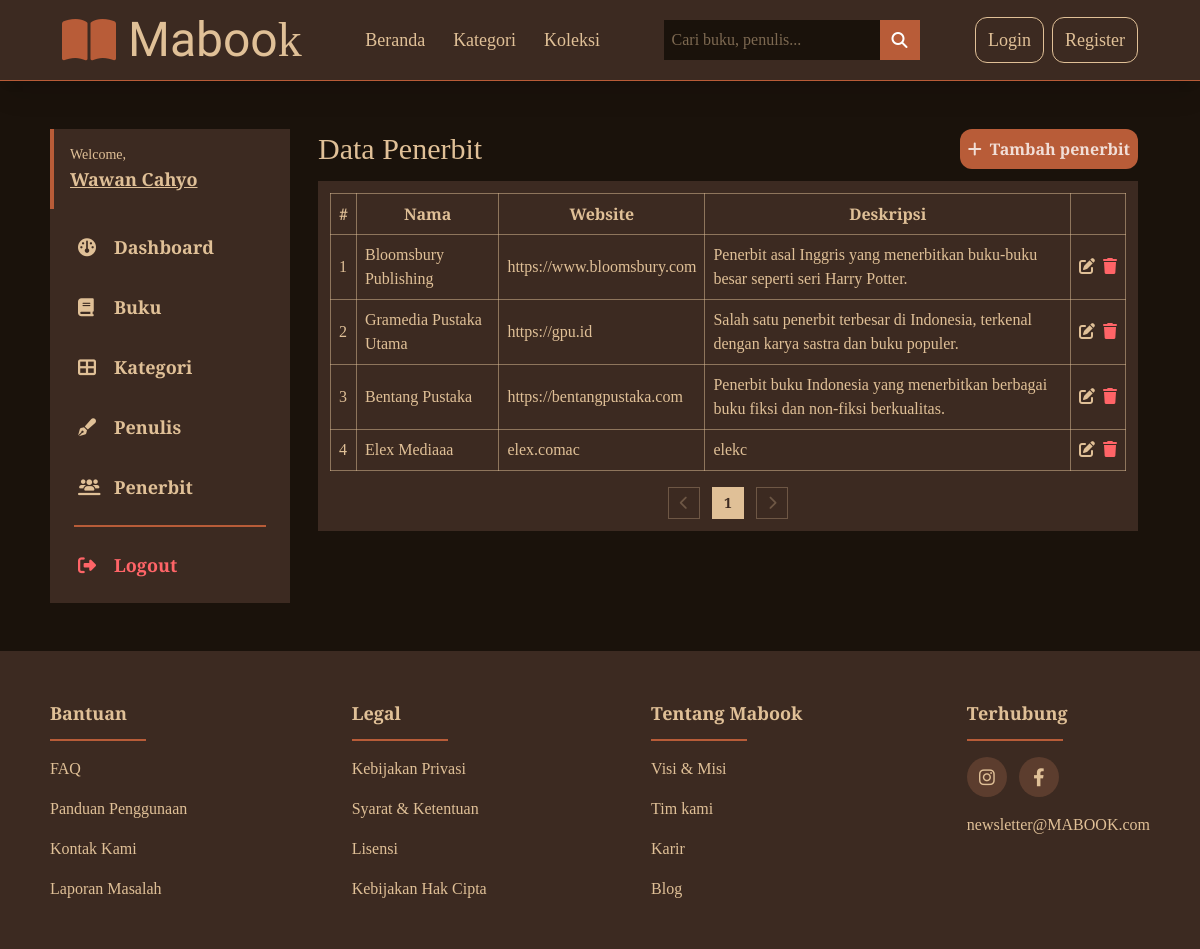
Page /admin/publishers.php on the committed database.
### tables this page shows
CREATE TABLE `publishers` (
  `id` bigint UNSIGNED NOT NULL,
  `name` varchar(255) NOT NULL,
  `website` varchar(255) NOT NULL,
  `description` mediumtext NOT NULL,
  `created_at` datetime NOT NULL
);

### functions/publishers.php (called while the page is built, shortened)
<?php
require_once __DIR__ . '/../config/db.php';
function listPublishers($filters, $pagination)
{
    global $conn;
    $whereQuery = "";
    $params = [];
    $types = [];
    $limit = $pagination['limit'] ?? 10;
    $page = $pagination['page'] ?? 1;
    $offset = ($page - 1) * $limit;
    $sql = "SELECT * FROM publishers $whereQuery ORDER BY created_at DESC LIMIT ? OFFSET ?";
    $stmt = $conn->prepare($sql);
    $allParams = array_merge($params, [$limit, $offset]);
    $typeString = implode("", $types) . 'ii';
    $stmt->bind_param($typeString, ...$allParams);
    $stmt->execute();
    return $stmt->get_result()->fetch_all(MYSQLI_ASSOC);
}
function countPublishers($filters)
{
    global $conn;
    $whereQuery = "";
    $stmt = $conn->prepare("SELECT COUNT(*) AS total FROM publishers $whereQuery");
    $stmt->execute();
    $data = $stmt->get_result()->fetch_assoc();
    return $data['total'] ?? 0;
}

### admin/publishers.php (the view, shortened to what this page needs)
<?php require_once(__DIR__ . '/../functions/publishers.php') ?>
<?php
$filters = [];
$page = $_GET['page'] ?? 1;
$limit = $_GET['limit'] ?? 10;
$publishers = listPublishers($filters, ['page' => $page, 'limit' => $limit]);
$countPublishers = countPublishers($filters);
$totalPage = ceil($countPublishers / $limit);
?>
<!DOCTYPE html>
<html lang="en">
<head>
    <link rel="stylesheet" href="https://cdnjs.cloudflare.com/ajax/libs/font-awesome/6.4.0/css/all.min.css">
    <link rel="stylesheet" href="/mabook/src/output.css">
</head>
<body class="bg-[url('https://www.transparenttextures.com/patterns/black-paper.png')] bg-[#1A120B]">
    <?php require_once(__DIR__ . '/../include/header.php') ?>
    <div class="w-11/12 max-w-[1200px] mx-auto mt-12 flex items-start gap-4 relative">
        <?php require_once(__DIR__ . '/../include/admin-sidebar.php') ?>
        <div class="w-full px-3">
            <div>
                <div class="font-crimson text-mabook-light flex justify-between items-center">
                    <div class="text-3xl">Data Penerbit</div>
                    <a href="publisher-create.php" class="bg-mabook-midtone text-white/80 p-2 rounded-xl duration-200 hover:-translate-y-0.5 active:translate-y-1">
                        <div class="flex gap-2 items-center font-semibold">
                            <i class="fas fa-plus"></i>
                            Tambah penerbit
                        </div>
                    </a>
                </div>
                <div class="bg-mabook-primary w-full p-3 mt-3">
                    <table class="border-collapse border border-mabook-light/40 table-auto w-full font-crimson text-mabook-light">
                        <thead>
                            <tr>
                                <th class="p-2 border border-mabook-light/50">#</th>
                                <th class="p-2 border border-mabook-light/50">Nama</th>
                                <th class="p-2 border border-mabook-light/50">Website</th>
                                <th class="p-2 border border-mabook-light/50">Deskripsi</th>
                                <th class="p-2 border border-mabook-light/50"></th>
                            </tr>
                        </thead>
                        <tbody>
                            <?php foreach ($publishers as $index => $publisher): ?>
                                <tr>
                                    <td class="p-2 border border-mabook-light/50"><?= $index + 1 ?></td>
                                    <td class="p-2 border border-mabook-light/50"><?= $publisher['name'] ?></td>
                                    <td class="p-2 border border-mabook-light/50"><?= $publisher['website'] ?></td>
                                    <td class="p-2 border border-mabook-light/50"><?= $publisher['description'] ?></td>
                                    <td class="p-2 border border-mabook-light/50">
                                        <div class="flex gap-2">
                                            <a href="publisher-update.php?id=<?= $publisher['id'] ?>"><i class="fas fa-edit"></i></a>
                                            <form action="#" method="POST" onsubmit="return confirm('Anda yakin?')">
                                                <button type="submit" class="cursor-pointer" onclick=""><i class="fas fa-trash text-red-400"></i></button>
                                            </form>
                                        </div>
                                    </td>
                                </tr>
                            <?php endforeach; ?>
                        </tbody>
                    </table>
                    <div class="flex gap-3 justify-center mt-4">
                        <button onclick="window.location='publishers.php?page=<?= $page - 1 ?>'" <?= $page <= 1 ? 'disabled' : '' ?> class="mabook-pagination-item disabled:!border-mabook-light/30  disabled:!text-mabook-light/30 cursor-pointer"><i class="fas fa-chevron-left"></i></button>
                        <?php for ($i = 0; $i < $totalPage; $i++): ?>
                            <a href="publishers.php?page=<?= $i + 1 ?>" class="mabook-pagination-item <?= $page == $i + 1 ? '!bg-mabook-light !text-mabook-primary' : '' ?>"><?= $i + 1 ?></a>
                        <?php endfor; ?>
                        <button onclick="window.location='publishers.php?page=<?= $page + 1 ?>'" <?= $page >= $totalPage ? 'disabled' : '' ?> class="mabook-pagination-item disabled:!border-mabook-light/30  disabled:!text-mabook-light/30 cursor-pointer"><i class="fas fa-chevron-right"></i></button>
                    </div>
                </div>
            </div>
        </div>
    </div>
    <?php require_once(__DIR__ . '/../include/footer.php') ?>
</body>
</html>

### rows in the picture
publishers: name "Bloomsbury Publishing", website "https://www.bloomsbury.com", description "Penerbit asal Inggris yang menerbitkan buku-buku besar seperti seri Harry Potter."
publishers: name "Gramedia Pustaka Utama", website "https://gpu.id", description "Salah satu penerbit terbesar di Indonesia, terkenal dengan karya sastra dan buku populer."
publishers: name "Bentang Pustaka", website "https://bentangpustaka.com", description "Penerbit buku Indonesia yang menerbitkan berbagai buku fiksi dan non-fiksi berkualitas."
publishers: name "Elex Mediaaa", website "elex.comac", description "elekc"
